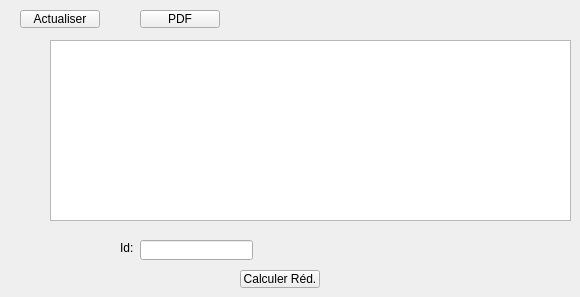
         <widget class="QWidget" name="afficher">
          <widget class="QTableView" name="tab">
           <property name="geometry">
            <rect>
             <x>50</x>
             <y>40</y>
             <width>521</width>
             <height>181</height>
            </rect>
           </property>
          </widget>
          <widget class="QPushButton" name="refresh">
           <property name="geometry">
            <rect>
             <x>20</x>
             <y>10</y>
             <width>80</width>
             <height>18</height>
            </rect>
           </property>
           <property name="text">
            <string>Actualiser</string>
           </property>
          </widget>
          <widget class="QPushButton" name="pdf">
           <property name="geometry">
            <rect>
             <x>140</x>
             <y>10</y>
             <width>80</width>
             <height>18</height>
            </rect>
           </property>
           <property name="text">
            <string>PDF</string>
           </property>
          </widget>
          <widget class="QLineEdit" name="idred">
           <property name="geometry">
            <rect>
             <x>140</x>
             <y>240</y>
             <width>113</width>
             <height>20</height>
            </rect>
           </property>
          </widget>
          <widget class="QLabel" name="label_12">
           <property name="geometry">
            <rect>
             <x>120</x>
             <y>240</y>
             <width>16</width>
             <height>16</height>
            </rect>
           </property>
           <property name="text">
            <string>Id:</string>
           </property>
          </widget>
          <widget class="QLabel" name="reduction">
           <property name="geometry">
            <rect>
             <x>310</x>
             <y>240</y>
             <width>141</width>
             <height>21</height>
            </rect>
           </property>
           <property name="text">
            <string/>
           </property>
          </widget>
          <widget class="QPushButton" name="calcred">
           <property name="geometry">
            <rect>
             <x>240</x>
             <y>270</y>
             <width>80</width>
             <height>18</height>
            </rect>
           </property>
           <property name="text">
            <string>Calculer Réd.</string>
           </property>
          </widget>
         </widget>
